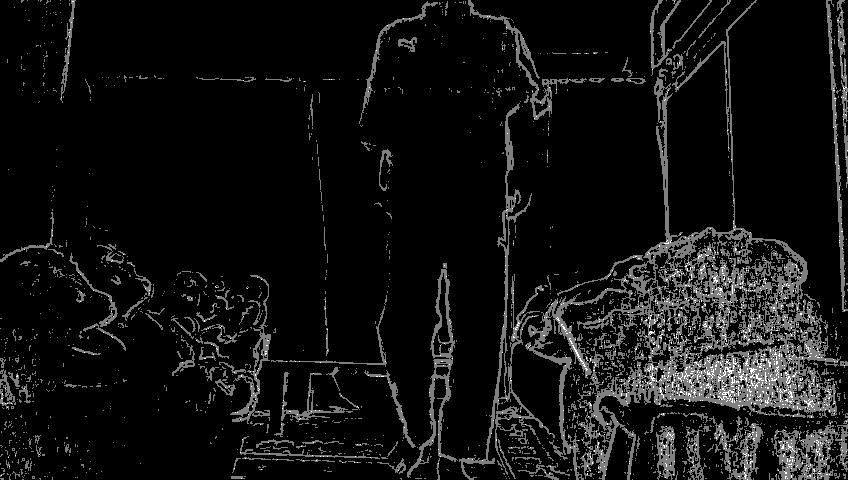
//> input picture build/sample_data/000042.jpg, 848 x 480 px, given in place of 000000.png, which was not available
$ ./positioning_MT   (built with g++ and OpenCV 4)
//> lines starting //> are read from the running program, lines starting //| are printed output that depends on the picture; pictures that were not available may be replaced by others from this repository, and a replacement may not be noted
#include <opencv2/opencv.hpp>
#include <cstdio>
#include <iostream>
#include <fstream>
#include <stdio.h>
#include <stdlib.h>
#include <time.h>
#include <unistd.h>
#include <vector>
#include <omp.h>
#include <time.h>
#include <numeric>
#include <algorithm>
#include <thread>
#include <mutex>

struct resulT
{
    double max;
    int num;
};

struct location
{
    double px;
    double py;
};

struct Database
{

    cv::Mat img;
    std::string path;
};

// Thread Flags
std::mutex mtx_;
int thread_finish = 0;
int get_src = 0;
int read_src = 0;
int next_Dtbase = 0;
int make_DB = 0;

// grobal variables

// get camera images
cv::Mat src;
// get Pre-run images Dataase
std::vector<Database> img_dtbase;
int start_check = 0;

// get Position result
std::vector<int> position;
int position_size = 0;
// output
std::string SAVE = "SAVE_Postion.txt";
// dir name
std::string dir = "images/Tsukuba0";
std::string tag = ".png";
int DB_dir_num = 0;
int Cam_dir_num = 2;

// [30 lines left out: functions print_elapsed_time, make_path, not called in this run]

std::string make_tpath(std::string dir, int dir_num, int var, std::string tag)
{
    std::string back;
    if (var < 10)
    {
        back = dir + std::to_string(dir_num) + "/00000" + std::to_string(var) + tag;
        return back;
    }
    else if (var < 100)
    {
        back = dir + std::to_string(dir_num) + "/0000" + std::to_string(var) + tag;
        return back;
    }
    else if (var < 1000)
    {
        back = dir + std::to_string(dir_num) + "/000" + std::to_string(var) + tag;
        return back;
    }
    else if (var < 10000)
    {
        back = dir + std::to_string(dir_num) + "/00" + std::to_string(var) + tag;
        return back;
    }
}

// [69 lines left out: functions read_save, save, make_locate_image, split, not called in this run]

int LBP_filter[3][3] = {{64, 32, 16},
                        {128, 0, 8},
                        {1, 2, 4}};

void cvt_LBP(const cv::Mat &src, cv::Mat &lbp)
{
    lbp = cv::Mat(src.rows, src.cols, CV_8UC1);
    lbp = cv::Scalar::all(0);
    cv::Mat padsrc;
    // cv::cvtColor(padsrc, padsrc, cv::COLOR_BGR2GRAY);
    copyMakeBorder(src, padsrc, 1, 1, 1, 1, cv::BORDER_REPLICATE);

    // cv::imshow("first", src);
    // cv::imshow("third", lbp);
    for (int x = 1; x < padsrc.cols - 1; x++)
    {
        for (int y = 1; y < padsrc.rows - 1; y++)
        {
            for (int i = 0; i < 3; i++)
            {
                for (int j = 0; j < 3; j++)
                {
                    if (padsrc.at<unsigned char>(y - 1 + j, x - 1 + i) >= padsrc.at<unsigned char>(y, x))
                        lbp.at<unsigned char>(y - 1, x - 1) += LBP_filter[i][j];
                }
            }
        }
    }
    // cv::imshow("second", lbp);
}

//テスト用のスレッド
// [24 lines left out: function test_thread, not called in this run]

//画像の読み込み
void read_image()
{
    std::cout << "thread read_image() start" << std::endl;
    std::string img_path;
    cv::Mat resrc;
    cv::Mat dst;
    int num = 0;
    while (thread_finish == 0)
    {
        img_path = make_tpath(dir, Cam_dir_num, num, tag);
        std::cout << img_path << std::endl;

        cv::resize(cv::imread(img_path, 0), resrc, cv::Size(), 0.1, 0.1);
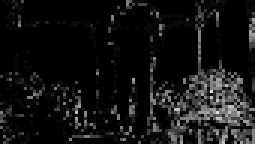
//> resrc: 48 rows x 85 cols, CV_8UC1 (shown 3 times larger); min 0, max 223, mean 19.2
        cvt_LBP(resrc, dst);
//> in cvt_LBP, `copyMakeBorder(src, padsrc, 1, 1, 1, 1, cv::BORDER_REPLICATE);`:
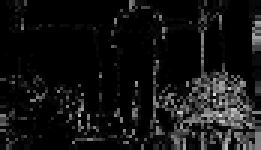
//> padsrc: 50 rows x 87 cols, CV_8UC1 (shown 3 times larger); min 0, max 223, mean 19.4
//> after the loop in cvt_LBP, `for (int x = 1; x < padsrc.cols - 1; x++)`:
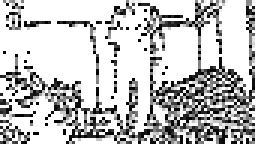
//> lbp: 48 rows x 85 cols, CV_8UC1 (shown 3 times larger); min 0, max 255, mean 192
        std::cout << "LBP" << std::endl;
        // std::lock_guard<std::mutex> lock(mtx_);
        src = dst;
        read_src++;
        while (read_src == 1)
        {
//> (the run ends here: the time limit is reached, at `if (thread_finish == 1)`)
